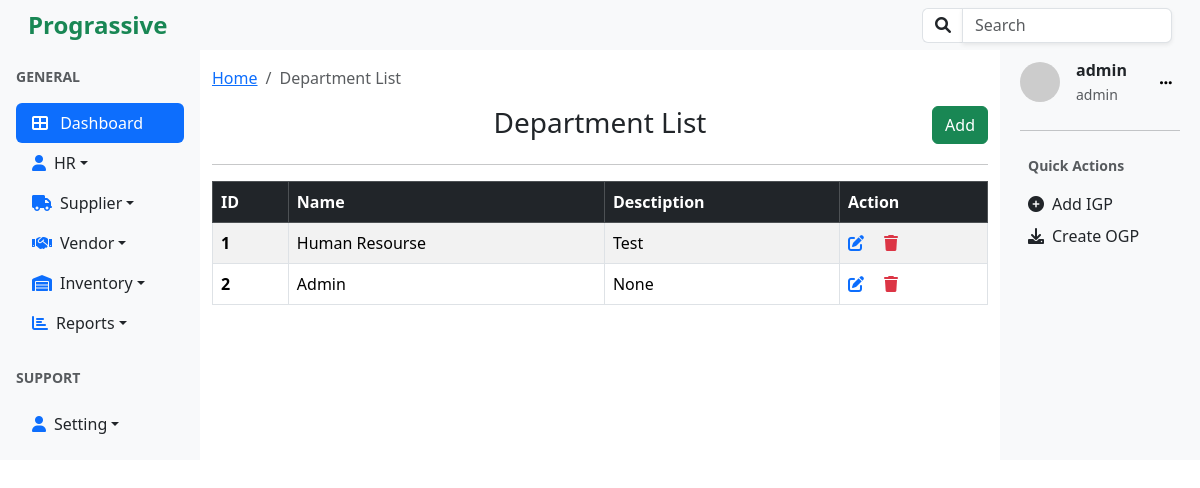
The page /departments/view/ (signed in) on the database its author committed.
### departments/models.py (models this page shows, shortened)
class Department(models.Model):
    name=models.CharField(max_length=20 , unique=True ,null=False)
    description = models.CharField(max_length=100,null=True, blank=True)

### accounts/models.py (models this page shows, shortened)
class User(AbstractUser):
    role = models.ForeignKey(Role, on_delete=models.SET_NULL, null=True, blank=True)

class Role(models.Model):
    ADMIN = 'admin'
    HR = 'hr'
    STAFF = 'staff'
    ROLE_CHOICES = [
        (ADMIN, 'Admin'),
        (HR, 'HR'),
        (STAFF, 'Staff'),
    ]
    name = models.CharField(max_length=50, choices=ROLE_CHOICES, default=STAFF)
    description = models.TextField(blank=True)
    def __str__(self):
        return self.name

### utils/decorators.py (the view, shortened to what this page needs)
        def _wrapped_view(request, *args, **kwargs):
            return view_func(request, *args, **kwargs)

### departments/views.py (called while the page is built)
@login_required
@role_required('staff','hr', 'admin')
def view_dept(request):
    department = Department.objects.all()
    return render(request, 'department_list.html', {'department':department})

### departments/templates/department_list.html
{% extends 'base.html' %}
{% block content%}
<nav aria-label="breadcrumb" class="my-3">
  <ol class="breadcrumb">
    <li class="breadcrumb-item"><a href="{% url 'home'%}">Home</a></li>
    <li class="breadcrumb-item active" aria-current="page">Department List</li>
  </ol>
</nav>
<div class="d-flex justify-content-center position-relative mb-3">
    <h3 class="text-center w-100">Department List</h3>
    <a href="{% url 'departments:create_dept'%}">
    <button type="button" class="btn btn-success position-absolute end-0">Add</button></a>
</div>
<hr />
<div class="table-responsive">
<table class="table table-bordered table-striped table-hover">
    <thead class="table-dark">
      <tr>
        <th scope="col">ID</th>
        <th scope="col">Name</th>
        <th scope="col">Desctiption</th>
        <th scope="col">Action</th>
      </tr>
    </thead>
    <tbody>
    {% for department in department %}
    <tr>
        <th>{{department.id}}</th>
        <td>{{department.name}}</td>
        <td>{{department.description}}</td>
        <td>
            <a href="{% url 'departments:update_dept' department.id %}" class="text-primary"><i class="fa fa-edit"></i></a>
            <a href="{% url 'departments:delete_dept' department.id%}" class="text-danger ms-3"><i class="fa fa-trash"></i></a>
        </td>
      </tr>
      {%endfor %}
    </tbody>
  </table>
</div>
{% endblock%}

### templates/right_sidebar.html (shortened to what this page needs)
<div class=" bg-light p-2">
  <div class="d-flex align-items-center mb-4 ml-2">
    <img
      src="https://ui-avatars.com/api/?name={{user.username}}"
      alt="User Avatar"
      class="rounded-circle me-3"
      width="40"
    />
    <div>
      <p class="mb-0 fw-bold">{{user.username}}</p>
      <small class="text-muted">{{user.role}}</small>
    </div>
    <div class="dropdown ms-auto">
    <button class="btn btn-light btn-sm ms-auto "  id="dropdownMenuButton" data-bs-toggle="dropdown" aria-expanded="false" style="box-shadow: none; border:1px;">
      <i class="fa fa-ellipsis-h"></i>
    </button>
</div>
  </div>
  <hr />
  <div class="mb-4 p-2">
    <p class="text-muted small fw-bold">Quick Actions</p>
    <ul class="list-unstyled">
      <li class="mb-2">
        <a href="{% url 'create_igp'%}" class="d-flex align-items-center text-dark text-decoration-none">
          <i class="fa fa-plus-circle me-2"></i> Add IGP
        </a>
      </li>
      <li>
        <a href="#" class="d-flex align-items-center text-dark text-decoration-none">
          <i class="fa fa-download me-2"></i> Create OGP
        </a>
      </li>
    </ul>
  </div>
</div>

### rows shown on the page
Department: id "1", name "Human Resourse", description "Test"
Department: id "2", name "Admin", description "None"
User: username "admin", role "admin"
